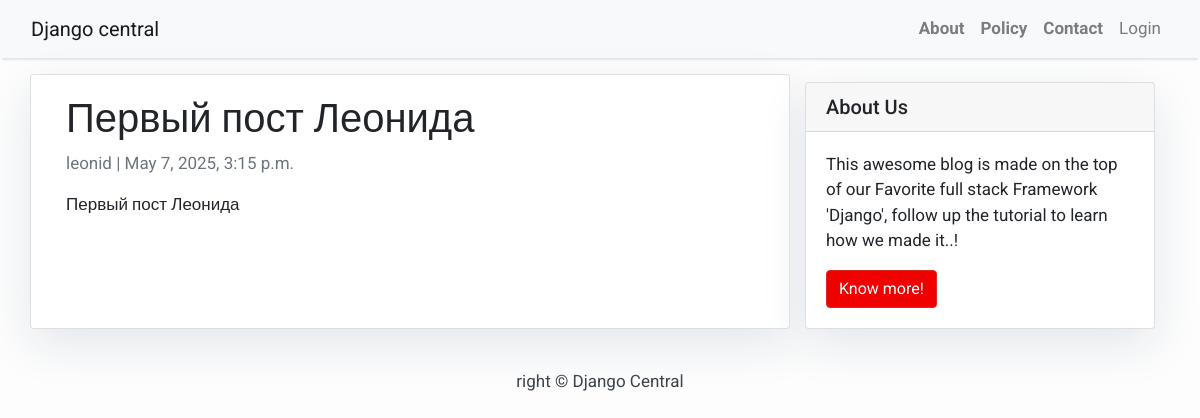
The page /first_post_leonid/ on the database its author committed.
### blog/models.py (models this page shows, shortened)
class Post(models.Model):
    title = models.CharField(max_length=200, unique=True)
    slug = models.SlugField(max_length=200, unique=True)
    author = models.ForeignKey(
        User, on_delete=models.CASCADE,related_name='blog_posts'
    )
    updated_on = models.DateTimeField(auto_now= True)
    content = models.TextField()
    created_on = models.DateTimeField(auto_now_add=True)
    status = models.IntegerField(choices=STATUS, default=0)
    class Meta:
        ordering = ['-created_on']

### blog/views.py (the view)
# urls.py: path('<slug:slug>/', views.PostDetail.as_view(), name='post_detail'),
class PostDetail(generic.DetailView):
    model = Post
    template_name = 'post_detail.html'

### templates/post_detail.html
{% extends 'base.html' %} {% block content %}
<div class="container">
    <div class="row">
        <div class="col-md-8 card mb-4 mt-3 left top">
            <div class="card-body">
                <h1>{% block title %} {{ object.title }} {% endblock title %}</h1>
                <p class=" text-muted">{{ post.author }} | {{ post.created_on }}</p>
                <p class="card-text ">{{ object.content | safe }}</p>
            </div>
        </div>
        {% block sidebar %} {% include 'sidebar.html' %} {% endblock sidebar %}
    </div>
</div>
{% endblock content %}

### templates/base.html (style rules this page uses)
body { font-family: "Roboto", sans-serif; font-size: 17px; background-color: #fdfdfd; }

### templates/sidebar.html (style rules this page uses)
.card { box-shadow: 0 16px 48px #E3E7EB; }

### rows shown on the page
Post: title "Первый пост Леонида", author "leonid", created_on "May 7, 2025, 3:15 p.m.", content "Первый пост Леонида"
